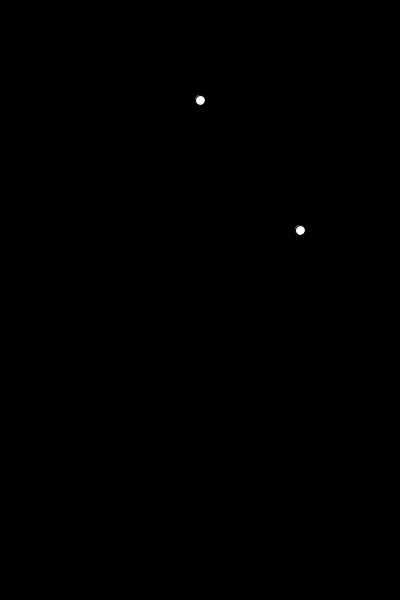
Frame 1 (no input)
Frame 60 (the mouse pressed at the canvas centre just before this capture): identical to frame 1, image omitted
Frame 120 (the mouse held since frame 60 and released just before this capture): identical to frame 1, image omitted

The Processing sketch that drew this single still picture (run headless with seeded random() and noise(); from frame 60 on, the mouse is pressed at the canvas centre):

// Processing sketch: week05_6_PVector_new_PVector_x_y
// ── week05_6_PVector_new_PVector_x_y.pde
// week05_6_PVector_new_PVector_x_y
void setup(){
  size(400,600);
  c= new PVector(200,100); //new 出新物件
  p= new PVector(300,230); //new 出新物件
}
PVector c, p; //PVector 物件導向
void draw(){
  background(0);
  ellipse(c.x, c.y, 10, 10); //使用物件的 c.x
  ellipse(p.x, p.y, 10, 10);
}
